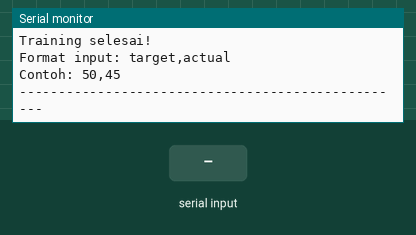
Recording of a sketch running on a simulated Arduino Uno, built with avr-gcc and run on an emulated ATmega328P. On the bench: the last lines printed to the serial monitor. The test bench sets the inputs (shaded band). Random numbers use the default seed unless the sketch sets one.

Above: at 13.4 s.
13.5 s: "debug,1\n" received over Serial
At 14.7 s:
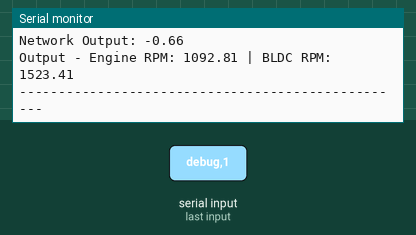
15.0 s: byte 10 ('\n') received over Serial
At 16.1 s:
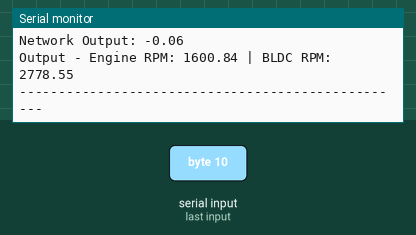
16.5 s: "debug,150\n" received over Serial
At 18.3 s:
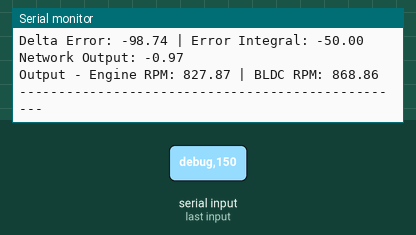
Timing chart, 0 to 19.8 s (numbered marks = the images above; inputs shaded):
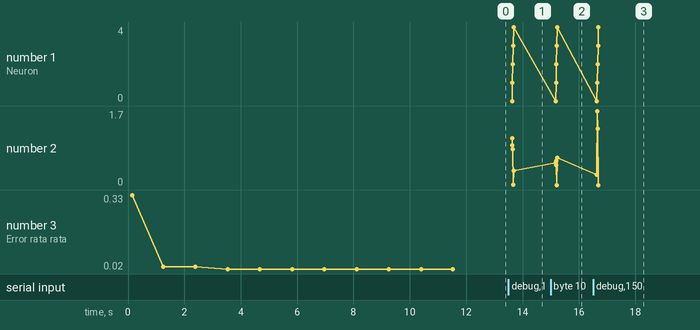

The sketch:

NN_hybrid.ino
```cpp
// Sistem Neural Network untuk Kontrol Kecepatan Boat dengan Training Data
// Neural network ditraining dari sample data yang disimpan di RAM

// Variabel input dan output
float targetSpeed = 0.0;  // Target kecepatan boat
float actualSpeed = 0.0;  // Kecepatan aktual boat
float prevActualSpeed = 0.0; // Kecepatan sebelumnya untuk menghitung perubahan
float engineRPM = 0.0;    // Output RPM engine (kurang agresif)
float bldcRPM = 0.0;      // Output RPM BLDC (lebih agresif)

// Variabel untuk membaca input serial
String inputString = "";
bool stringComplete = false;

// Variabel untuk debug dan training
bool debugMode = true;
bool trainingFinished = false;

// Variabel waktu untuk perhitungan delta
unsigned long currentTime = 0;
unsigned long previousTime = 0;
float deltaTime = 0.0;

// Konstanta untuk output base
const float ENGINE_BASE_RPM = 1500.0;
const float BLDC_BASE_RPM = 2500.0;

// Struktur Neural Network
const int INPUT_NEURONS = 3;     // [error, delta error, error integral]
const int HIDDEN_NEURONS = 5;    // Jumlah neuron di hidden layer
const int OUTPUT_NEURONS = 1;    // Output tunggal: respons kontrol

// Weights dan biases network (akan ditraining)
float weightsInputHidden[INPUT_NEURONS][HIDDEN_NEURONS];
float biasesHidden[HIDDEN_NEURONS];
float weightsHiddenOutput[HIDDEN_NEURONS][OUTPUT_NEURONS];
float biasesOutput[OUTPUT_NEURONS];

// Nilai untuk normalisasi input
const float ERROR_MAX = 30.0;         // Maximum error yang diharapkan (untuk normalisasi)
const float DELTA_ERROR_MAX = 10.0;   // Maximum delta error yang diharapkan
const float INTEGRAL_MAX = 50.0;      // Maximum nilai integral

// Variabel state network
float hiddenOutputs[HIDDEN_NEURONS];
float networkOutput = 0.0;

// Variable untuk integral error
float errorIntegral = 0.0;

// Learning rate untuk training
const float LEARNING_RATE = 0.1;
const int MAX_EPOCHS = 500;

// Data training yang disimpan di RAM
// Format: [error, deltaError, errorIntegral, expectedOutput]
const int TRAINING_SAMPLES = 15;
float trainingData[TRAINING_SAMPLES][4] = {
  // Error, DeltaError, ErrorIntegral, ExpectedOutput (dalam range -1 sampai 1)
  {-20.0, -5.0, -30.0, -0.9},  // Error besar negatif -> output minimal
  {-15.0, -3.0, -20.0, -0.8},  // Error sedang negatif, turun
  {-10.0, -2.0, -15.0, -0.6},  // Error kecil negatif, turun
  {-10.0, 2.0, -10.0, -0.4},   // Error kecil negatif, naik
  {-5.0, -1.0, -5.0, -0.3},    // Error sangat kecil negatif, turun
  {-5.0, 1.0, -3.0, -0.1},     // Error sangat kecil negatif, naik
  {0.0, 0.0, 0.0, 0.0},        // Tidak ada error -> maintain
  {0.0, 0.5, 2.0, 0.1},        // Tidak ada error tapi integral positif -> sedikit naikkan
  {0.0, -0.5, -2.0, -0.1},     // Tidak ada error tapi integral negatif -> sedikit turunkan
  {5.0, 1.0, 3.0, 0.3},        // Error kecil positif, naik
  {5.0, -1.0, 5.0, 0.2},       // Error kecil positif, turun
  {10.0, 2.0, 10.0, 0.6},      // Error sedang positif, naik
  {10.0, -2.0, 15.0, 0.4},     // Error sedang positif, turun
  {15.0, 3.0, 20.0, 0.8},      // Error besar positif, naik
  {20.0, 5.0, 30.0, 0.9}       // Error sangat besar positif -> output maksimal
};

void setup() {
  // Inisialisasi komunikasi serial
  Serial.begin(9600);
  inputString.reserve(200);

  // Pesan selamat datang
  Serial.println("Sistem Kontrol Kecepatan Boat dengan Neural Network + Training");
  Serial.println("Melakukan training dari sample data...");

  // Inisialisasi weights dan biases dengan nilai random kecil
  randomSeed(analogRead(0));
  initializeNetworkWeights();

  // Training network dari data sampel
  trainNetworkFromSamples();

  Serial.println("Training selesai!");
  Serial.println("Format input: target,actual");
  Serial.println("Contoh: 50,45");
  Serial.println("--------------------------------------------------");

  trainingFinished = true;
}

void loop() {
  // Jika ada input lengkap dari serial
  if (stringComplete) {
    parseInput();

    // Hitung waktu delta
    currentTime = millis();
    deltaTime = (currentTime - previousTime) / 1000.0; // Konversi ke detik

    // Jika ini adalah pengukuran pertama atau delta waktu sangat kecil, set nilai simulasi
    if (previousTime == 0 || deltaTime < 0.001) {
      deltaTime = 0.1; // Nilai default untuk testing
    }
    previousTime = currentTime;

    // Hitung error dan delta error
    float error = targetSpeed - actualSpeed;
    float deltaError = (error - (targetSpeed - prevActualSpeed)) / deltaTime;
    prevActualSpeed = actualSpeed;

    // Update integral error (dengan anti-windup)
    errorIntegral += error * deltaTime;
    errorIntegral = constrain(errorIntegral, -INTEGRAL_MAX, INTEGRAL_MAX);

    // Proses neural network
    processNeuralNetwork(error, deltaError, errorIntegral);

    // Mapping output network ke RPM
    mapNetworkOutputToRPM();

    // Output hasil
    Serial.print("Target: ");
    Serial.print(targetSpeed);
    Serial.print(" km/h | Aktual: ");
    Serial.print(actualSpeed);
    Serial.print(" km/h | Error: ");
    Serial.print(error);
    Serial.println(" km/h");

    Serial.print("Delta Error: ");
    Serial.print(deltaError);
    Serial.print(" | Error Integral: ");
    Serial.println(errorIntegral);

    Serial.print("Network Output: ");
    Serial.println(networkOutput);

    Serial.print("Output - Engine RPM: ");
    Serial.print(engineRPM);
    Serial.print(" | BLDC RPM: ");
    Serial.println(bldcRPM);
    Serial.println("--------------------------------------------------");

    // Reset untuk input berikutnya
    inputString = "";
    stringComplete = false;
  }
}

// Inisialisasi weights dan biases dengan nilai random kecil
void initializeNetworkWeights() {
  // Weights dari input ke hidden
  for (int i = 0; i < INPUT_NEURONS; i++) {
    for (int j = 0; j < HIDDEN_NEURONS; j++) {
      weightsInputHidden[i][j] = (random(200) - 100) / 200.0; // Range -0.5 to 0.5
    }
  }

  // Biases hidden layer
  for (int i = 0; i < HIDDEN_NEURONS; i++) {
    biasesHidden[i] = (random(200) - 100) / 200.0; // Range -0.5 to 0.5
  }

  // Weights dari hidden ke output
  for (int i = 0; i < HIDDEN_NEURONS; i++) {
    for (int j = 0; j < OUTPUT_NEURONS; j++) {
      weightsHiddenOutput[i][j] = (random(200) - 100) / 200.0; // Range -0.5 to 0.5
    }
  }

  // Biases output layer
  for (int i = 0; i < OUTPUT_NEURONS; i++) {
    biasesOutput[i] = (random(200) - 100) / 200.0; // Range -0.5 to 0.5
  }
}

// Fungsi aktivasi sigmoid
float sigmoid(float x) {
  return 1.0 / (1.0 + exp(-x));
}

// Derivative sigmoid untuk backpropagation
float sigmoidDerivative(float x) {
  float sigValue = sigmoid(x);
  return sigValue * (1 - sigValue);
}

// Fungsi ReLU (Rectified Linear Unit)
float relu(float x) {
  return (x > 0) ? x : 0;
}

// Derivative ReLU untuk backpropagation
float reluDerivative(float x) {
  return (x > 0) ? 1 : 0;
}

// Fungsi tanh (Hyperbolic Tangent)
float tanh_activation(float x) {
  return tanh(x);
}

// Derivative tanh untuk backpropagation
float tanhDerivative(float x) {
  float tanhValue = tanh(x);
  return 1 - (tanhValue * tanhValue);
}

// Normalisasi input ke range [-1, 1]
float normalize(float value, float max_value) {
  return constrain(value / max_value, -1.0, 1.0);
}

// Denormalisasi dari [-1, 1] ke nilai asli
float denormalize(float normalized, float max_value) {
  return normalized * max_value;
}

// Proses neural network
void processNeuralNetwork(float error, float deltaError, float integral) {
  // Normalisasi input
  float normalizedError = normalize(error, ERROR_MAX);
  float normalizedDeltaError = normalize(deltaError, DELTA_ERROR_MAX);
  float normalizedIntegral = normalize(integral, INTEGRAL_MAX);

  // Log nilai input yang ternormalisasi jika dalam mode debug
  if (debugMode && trainingFinished) {
    Serial.println("Neural Network Inputs (Normalized):");
    Serial.print("Error: "); Serial.print(normalizedError);
    Serial.print(" | Delta Error: "); Serial.print(normalizedDeltaError);
    Serial.print(" | Integral: "); Serial.println(normalizedIntegral);
  }

  // Forward pass - Hidden layer
  for (int i = 0; i < HIDDEN_NEURONS; i++) {
    float sum = biasesHidden[i];
    sum += normalizedError * weightsInputHidden[0][i];
    sum += normalizedDeltaError * weightsInputHidden[1][i];
    sum += normalizedIntegral * weightsInputHidden[2][i];

    // Gunakan ReLU sebagai fungsi aktivasi untuk hidden layer
    hiddenOutputs[i] = relu(sum);
  }

  // Debug output hidden neurons
  if (debugMode && trainingFinished) {
    Serial.println("Hidden Layer Outputs:");
    for (int i = 0; i < HIDDEN_NEURONS; i++) {
      Serial.print("Neuron "); Serial.print(i);
      Serial.print(": "); Serial.println(hiddenOutputs[i]);
    }
  }

  // Forward pass - Output layer
  float sum = biasesOutput[0];
  for (int i = 0; i < HIDDEN_NEURONS; i++) {
    sum += hiddenOutputs[i] * weightsHiddenOutput[i][0];
  }

  // Gunakan tanh sebagai fungsi aktivasi output untuk mendapatkan range [-1, 1]
  networkOutput = tanh_activation(sum);

  // Debug output nilai network
  if (debugMode && trainingFinished) {
    Serial.print("Raw Network Output: "); Serial.println(networkOutput);
  }
}

// Mapping output network ke RPM engine dan BLDC
void mapNetworkOutputToRPM() {
  // Network output dalam range [-1, 1]
  // Konversi ke range RPM yang sesuai

  // Untuk engine (kurang agresif)
  // Mapped dari [-1, 1] ke [800, 2500]
  float engineRange = 1700; // 2500 - 800
  float engineMin = 800;
  // Transformasi dari [-1, 1] ke [0, 1] lalu ke [800, 2500]
  float engineScale = (networkOutput + 1) / 2.0;
  engineRPM = engineMin + engineScale * engineRange;

  // Untuk BLDC (lebih agresif)
  // Mapped dari [-1, 1] ke [800, 5000]
  float bldcRange = 4200; // 5000 - 800
  float bldcMin = 800;
  // Transformasi dari [-1, 1] ke [0, 1] lalu ke [800, 5000]
  float bldcScale = (networkOutput + 1) / 2.0;
  bldcRPM = bldcMin + bldcScale * bldcRange;

  // Tambahan untuk membuat BLDC lebih responsif
  if (networkOutput > 0) {
    // Respons lebih agresif untuk akselerasi
    bldcRPM = bldcMin + bldcScale * bldcScale * bldcRange;
  }

  // Konstrain untuk memastikan dalam range yang aman
  engineRPM = constrain(engineRPM, 800, 2500);
  bldcRPM = constrain(bldcRPM, 800, 5000);
}

// Fungsi untuk memproses input serial
void serialEvent() {
  while (Serial.available()) {
    char inChar = (char)Serial.read();

    // Jika karakter new line, tandai string sudah lengkap
    if (inChar == '\n') {
      stringComplete = true;
    } else {
      // Tambahkan ke inputString
      inputString += inChar;
    }
  }
}

// Fungsi untuk memproses input string
void parseInput() {
  int commaIndex = inputString.indexOf(',');

  if (commaIndex != -1) {
    // Ekstrak target dan actual speed
    String targetStr = inputString.substring(0, commaIndex);
    String actualStr = inputString.substring(commaIndex + 1);

    // Konversi ke float
    targetSpeed = targetStr.toFloat();
    actualSpeed = actualStr.toFloat();

    // Jika nilai kedua berisi 'debug', beralih mode debug
    if (actualStr.indexOf("debug") >= 0) {
      debugMode = !debugMode;
      Serial.print("Debug mode: ");
      Serial.println(debugMode ? "ON" : "OFF");
    }

    // Reset integral jika target berubah signifikan
    if (abs(targetSpeed - prevActualSpeed) > 5) {
      errorIntegral = 0;
    }
  } else {
    Serial.println("Format input salah! Gunakan format: target,actual");
  }
}

// Fungsi untuk training network dari data sampel
void trainNetworkFromSamples() {
  float totalError = 0;
  float averageError = 1.0; // Set awal di atas threshold
  float errorThreshold = 0.001;
  int epoch = 0;

  Serial.println("Mulai training neural network...");

  // Train sampai error kecil atau mencapai max epochs
  while (averageError > errorThreshold && epoch < MAX_EPOCHS) {
    totalError = 0;

    // Iterasi melalui semua training samples
    for (int sample = 0; sample < TRAINING_SAMPLES; sample++) {
      float error = trainingData[sample][0];
      float deltaError = trainingData[sample][1];
      float integral = trainingData[sample][2];
      float expectedOutput = trainingData[sample][3];

      // Normalisasi input
      float normalizedError = normalize(error, ERROR_MAX);
      float normalizedDeltaError = normalize(deltaError, DELTA_ERROR_MAX);
      float normalizedIntegral = normalize(integral, INTEGRAL_MAX);

      // ---------- Forward Pass ----------

      // Hidden layer
      float hiddenInputs[HIDDEN_NEURONS];
      float hiddenOutputsForTraining[HIDDEN_NEURONS];

      for (int i = 0; i < HIDDEN_NEURONS; i++) {
        hiddenInputs[i] = biasesHidden[i];
        hiddenInputs[i] += normalizedError * weightsInputHidden[0][i];
        hiddenInputs[i] += normalizedDeltaError * weightsInputHidden[1][i];
        hiddenInputs[i] += normalizedIntegral * weightsInputHidden[2][i];

        // ReLU activation
        hiddenOutputsForTraining[i] = relu(hiddenInputs[i]);
      }

      // Output layer
      float outputInput = biasesOutput[0];
      for (int i = 0; i < HIDDEN_NEURONS; i++) {
        outputInput += hiddenOutputsForTraining[i] * weightsHiddenOutput[i][0];
      }

      // Tanh activation for output
      float outputValue = tanh_activation(outputInput);

      // Calculate output error
      float outputError = expectedOutput - outputValue;
      totalError += abs(outputError);

      // ---------- Backward Pass (Backpropagation) ----------

      // Output layer gradients
      float outputDelta = outputError * tanhDerivative(outputInput);

      // Update output layer weights and bias
      for (int i = 0; i < HIDDEN_NEURONS; i++) {
        weightsHiddenOutput[i][0] += LEARNING_RATE * outputDelta * hiddenOutputsForTraining[i];
      }
      biasesOutput[0] += LEARNING_RATE * outputDelta;

      // Hidden layer gradients
      float hiddenDeltas[HIDDEN_NEURONS];

      for (int i = 0; i < HIDDEN_NEURONS; i++) {
        hiddenDeltas[i] = outputDelta * weightsHiddenOutput[i][0] * reluDerivative(hiddenInputs[i]);

        // Update input->hidden weights
        weightsInputHidden[0][i] += LEARNING_RATE * hiddenDeltas[i] * normalizedError;
        weightsInputHidden[1][i] += LEARNING_RATE * hiddenDeltas[i] * normalizedDeltaError;
        weightsInputHidden[2][i] += LEARNING_RATE * hiddenDeltas[i] * normalizedIntegral;

        // Update hidden biases
        biasesHidden[i] += LEARNING_RATE * hiddenDeltas[i];
      }
    }

    // Calculate average error for this epoch
    averageError = totalError / TRAINING_SAMPLES;

    // Print progress setiap 50 epochs
    if (epoch % 50 == 0 || epoch == MAX_EPOCHS - 1) {
      Serial.print("Epoch ");
      Serial.print(epoch);
      Serial.print(": Error rata-rata = ");
      Serial.println(averageError);
    }

    epoch++;
  }

  Serial.print("Training selesai setelah ");
  Serial.print(epoch);
  Serial.println(" epochs.");

  // Tampilkan weights akhir jika dalam mode debug
  if (debugMode) {
    Serial.println("Weights Input->Hidden akhir:");
    for (int i = 0; i < INPUT_NEURONS; i++) {
      for (int j = 0; j < HIDDEN_NEURONS; j++) {
        Serial.print(weightsInputHidden[i][j]);
        Serial.print("\t");
      }
      Serial.println();
    }

    Serial.println("Weights Hidden->Output akhir:");
    for (int i = 0; i < HIDDEN_NEURONS; i++) {
      Serial.println(weightsHiddenOutput[i][0]);
    }
  }

  // Test network dengan beberapa sampel
  testNetwork();
}

// Test network dengan data sampel setelah training
void testNetwork() {
  Serial.println("Test network setelah training:");

  // Test dengan beberapa sampel representatif dari data training
  int testSamples[] = {0, 6, 14}; // Sampel dengan error negatif besar, nol, dan positif besar

  for (int i = 0; i < 3; i++) {
    int sampleIdx = testSamples[i];
    float error = trainingData[sampleIdx][0];
    float deltaError = trainingData[sampleIdx][1];
    float integral = trainingData[sampleIdx][2];
    float expectedOutput = trainingData[sampleIdx][3];

    // Proses neural network
    processNeuralNetwork(error, deltaError, integral);

    Serial.print("Sample ");
    Serial.print(sampleIdx);
    Serial.print(" - Error: ");
    Serial.print(error);
    Serial.print(", Delta: ");
    Serial.print(deltaError);
    Serial.print(", Integral: ");
    Serial.print(integral);
    Serial.print(" | Expected: ");
    Serial.print(expectedOutput);
    Serial.print(", Actual: ");
    Serial.println(networkOutput);
  }

  Serial.println("--------------------------------------------------");
}
```

Measured:
- after the input at 13.5 s, the serial monitor: prints a new line at once (image 1)
- after the input at 15.0 s, the serial monitor: prints a new line at once (image 2)
- after the input at 16.5 s, the serial monitor: prints a new line after 0.05 s (image 3)
- plotted number 2: 0.33 → 0.63 after the input at 15.0 s
